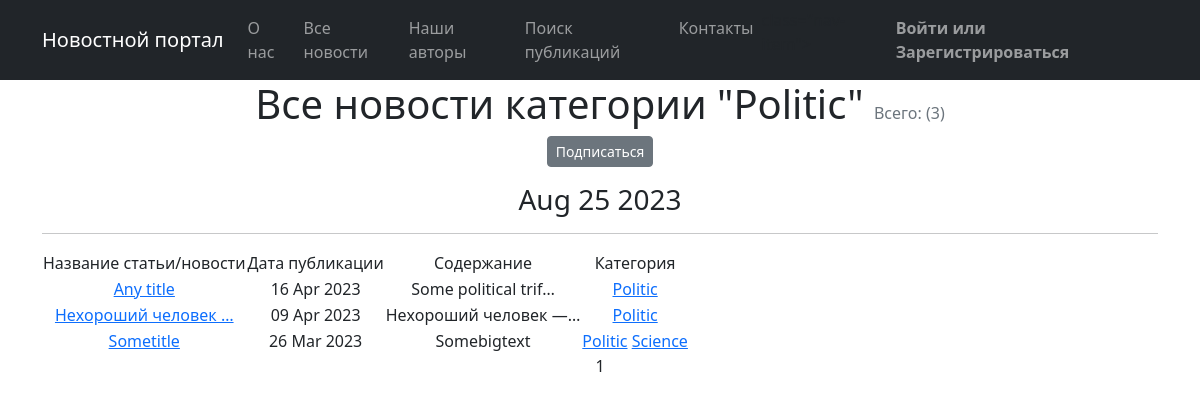
The app's page /news/categories/1/, older data.
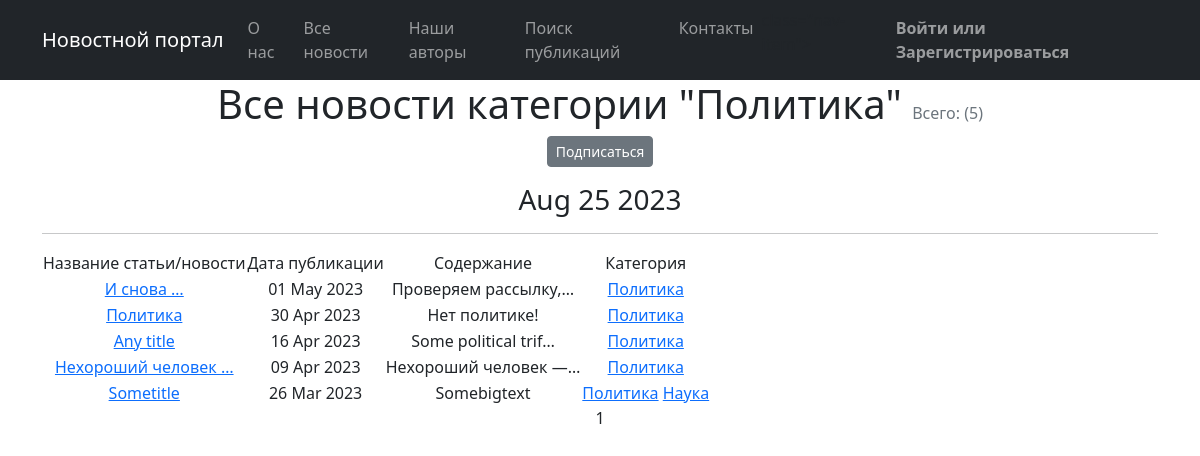
The same page, newer data.
### news/models.py (models this page shows, shortened)
class Category(models.Model):
    name = models.CharField(max_length=64, unique=True)
    subscribers = models.ManyToManyField(User, blank=True, null=True, related_name='categories')
    def __str__(self):
        return f'{self.name}'

class Post(models.Model):
    author = models.ForeignKey(Author, on_delete=models.CASCADE)
    NEWS = 'NW'
    ARTICLE = 'AR'
    CATEGORY_CHOICES = (
        (NEWS, 'Новость'),
        (ARTICLE, 'Статья')
    )
    categoryType = models.CharField(max_length=2, choices=CATEGORY_CHOICES, default=ARTICLE)
    dateCreation = models.DateTimeField(auto_now_add=True)
    postCategory = models.ManyToManyField(Category, through='PostCategory')
    title = models.CharField(max_length=128)
    text = models.TextField()
    rating = models.SmallIntegerField(default=0)

### news/views.py (the view)
# urls.py: path('categories/<int:pk>/', CategoryList.as_view(), name='categories'),
class CategoryList(ListView):
    model = Post
    template_name = 'categories.html'
    context_object_name = 'category_news_list'
    paginate_by = 10
    def get_queryset(self):
        self.category = get_object_or_404(Category, id=self.kwargs['pk'])
        queryset = Post.objects.filter(postCategory=self.category).order_by('-dateCreation')
        return queryset
    def get_context_data(self, **kwargs):
        context = super().get_context_data(**kwargs)
        context['is_not_subscriber'] = self.request.user not in self.category.subscribers.all()
        context['category'] = self.category
        return context

### news/templatetags/custom_filters.py (called while the page is built)
@register.filter()
def censor(text):
    check_text = text.lower().split(' ')
    for i in range(len(check_text)):
        if check_text[i] in BANNED_WORDS:
            check_text[i] = ''.join('*' * len(check_text[i]))
    text = ' '.join(check_text).capitalize()
    return f'{text}'

### news/templatetags/custom_tags.py (called while the page is built)
@register.simple_tag()
def current_time(format_string='%b %d %Y'):
    return datetime.utcnow().strftime(format_string)

### templates/categories.html (shortened to what this page needs)
{% extends 'flatpages/default.html' %}
{% load custom_filters %}
{% load custom_tags %}
{% block content %}
<h1 class="text-center">Все новости категории "{{ category }}"
    <span class="text-muted fs-6 fw-normal">Всего: ({{ page_obj.paginator.count }})</span></h1>
    {% if is_not_subscriber %}
        <p class="text-center"><a href="{% url 'subscribe' category.id %}" class="btn btn-secondary btn-sm">Подписаться</a></p>
    {% else %}
        <p class="text-center"><a href="{% url 'unsubscribe' category.id %}" class="btn btn-secondary btn-sm">Отписаться</a></p>
    {% endif %}
    <h3>{% current_time '%b %d %Y' %}</h3>
    <hr>
    {% if category_news_list %}
        <table>
           <tr>
               <td>
                   Название статьи/новости
               </td>
               <td>
                   Дата публикации
               </td>
               <td>
                   Содержание
               </td>
               <td>
                   Категория
               </td>
           </tr>
           {% for news_id in category_news_list %}
           <tr>
               <td>
                   <a href="{% url 'news_detail' pk=news_id.id %}">{{ news_id.title|truncatewords:2|censor }}</a>
               </td>
               <td>{{ news_id.dateCreation|date:'d M Y' }}</td>
               <td>{{ news_id.text|truncatechars:20|censor }}</td>
               <td>{% for category in news_id.postCategory.all %}
                    <a href="{% url 'categories' category.id %}">{{ category }}</a>
                   {% endfor %}
               </td>
               <td>
                </td>
           </tr>
            {% endfor %}
       </table>
    {% else %}
       <h2>Новостей нет!</h2>
    {% endif %}
   {{ page_obj.number }}
{% endblock content %}

### templates/flatpages/default.html (shortened to what this page needs)
<!DOCTYPE html>
<html lang="en">
    <head>
        {% load static %}
        <link href="{% static 'css/styles.css' %}" rel="stylesheet" />
    </head>
    <body>
    <nav class="navbar navbar-expand-lg navbar-dark bg-dark static-top">
        <div class="container">
            <a class="navbar-brand">Новостной портал</a>
            <div class="collapse navbar-collapse" id="navbarResponsive">
                <ul class="navbar-nav ml-auto">
                    <li class="nav-item">
                        <a class="nav-link" href="/about/">О нас</a>
                    </li>
                    <li class="nav-item">
                        <a class="nav-link" href="/news/">Все новости</a>
                    </li>
                    <li class="nav-item">
                        <a class="nav-link" href="/news/authors/">Наши авторы</a>
                    </li>
                    <li class="nav-item">
                        <a class="nav-link" href="/news/search/">Поиск публикаций</a>
                    </li>
                    <li class="nav-item">
                        <a class="nav-link" href="/contacts/">Контакты</a>
                    </li>
                </ul>
                <div class="navbar-nav ml-auto" style="float: right">
                    {% if request.user.is_authenticated %}
                    class="nav-item">
                    <a class="nav-link" href="{% url 'account_logout' %}">Выйти</a>
                    {% else %}
                    <a class="nav-link" href="{% url 'account_login' %}">
                        <b>Войти или Зарегистрироваться</b>
                    </a>
                    {% endif %}
                </div>
            </div>
        </div>
    </nav>
        <div class="container">
            <div class="row">
                <div class="col-lg-12 text-center">
           {% block content %}{% endblock content %}
                </div>
            </div>
        </div>
    </body>
</html>

Row changes from the older to the newer data that the page shows:
changed Category: name "Politic" → "Политика"
added Post: title|censor "И снова …", dateCreation "01 May 2023", text|censor "Проверяем рассылку,…", Category (name "Политика")
added Post: title|censor "Политика", dateCreation "30 Apr 2023", text|censor "Нет политике!", Category (name "Политика")
changed Category: name "Science" → "Наука"
Text that changed along with them:
{{ page_obj.paginator.count }}: "3" → "5"
